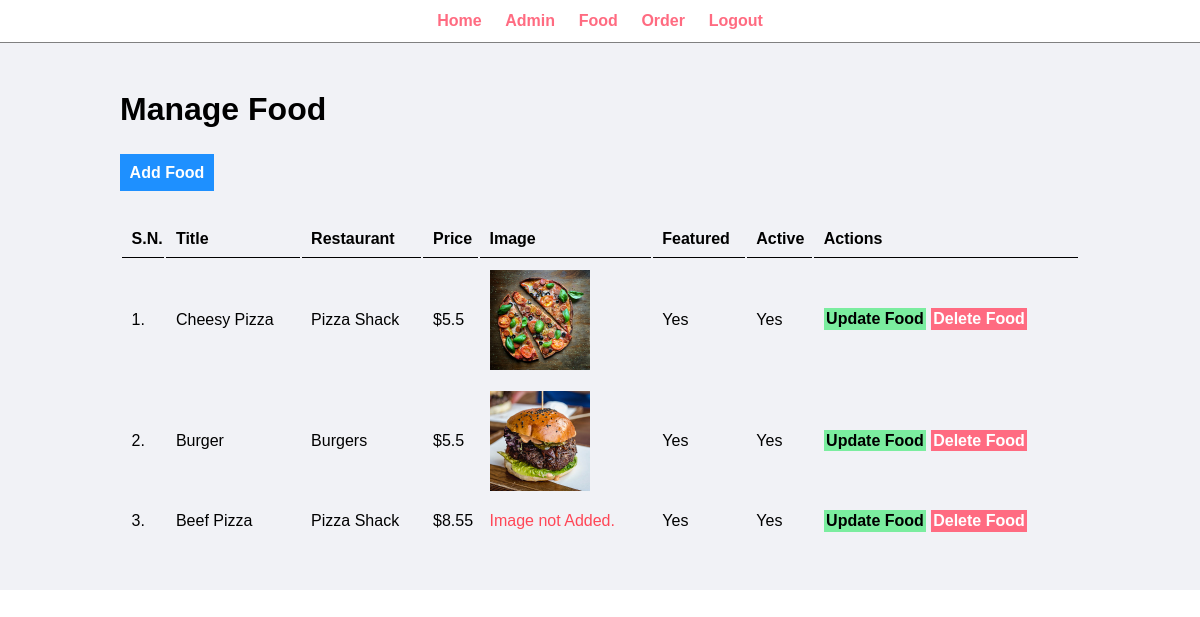
The page /FoodDelivery/admin/manage-food.php (signed in) on the database its author committed.
### tables this page shows
CREATE TABLE `food` (
  `FoodID` int(11) NOT NULL,
  `title` varchar(255) NOT NULL,
  `description` varchar(255) NOT NULL,
  `restaurant` varchar(255) NOT NULL,
  `price` float NOT NULL,
  `image_name` varchar(255) NOT NULL,
  `featured` varchar(255) NOT NULL,
  `active` varchar(255) NOT NULL
);

### FoodDelivery/admin/manage-food.php (the view, shortened to what this page needs)
<?php include('partials/menu.php'); ?>
<div class="main-content">
    <div class="wrapper">
        <h1>Manage Food</h1>
        <br /><br />
                <a href="add-food.php" class="btn-primary">Add Food</a>
                <br /><br /><br />
                <table class="tbl-full">
                    <tr>
                        <th>S.N.</th>
                        <th>Title</th>
                        <th>Restaurant</th>
                        <th>Price</th>
                        <th>Image</th>
                        <th>Featured</th>
                        <th>Active</th>
                        <th>Actions</th>
                    </tr>
                    <?php
                    $stmt = $conn->prepare("SELECT * FROM food");
                    $stmt->execute();
                    $result = $stmt->get_result();
                    if($result->num_rows > 0) {
                        $sn=1;
                        while($row = $result->fetch_assoc()) {
                                $id = $row['FoodID'];
                                $title = $row['title'];
                                $restaurant=$row['restaurant'];
                                $price = $row['price'];
                                $image_name = $row['image_name'];
                                $featured = $row['featured'];
                                $active = $row['active'];
                                ?>
                                <tr>
                                    <td><?php echo $sn++; ?>. </td>
                                    <td><?php echo $title; ?></td>
                                    <td><?php echo $restaurant; ?></td>
                                    <td>$<?php echo $price; ?></td>
                                    <td>
                                        <?php
                                            if($image_name=="")
                                            {
                                                echo "<div class='error'>Image not Added.</div>";
                                            }
                                            else
                                            {
                                                ?>
                                              <img src="../images/food/<?php echo $image_name; ?>" width="100px">
                                                <?php
                                            }
                                        ?>
                                    </td>
                                    <td><?php echo $featured; ?></td>
                                    <td><?php echo $active; ?></td>
                                    <td>
                                        <a href="update-food.php?id=<?php echo $id;?>" class="btn-secondary">Update Food</a>
                                        <a href="delete-food.php?id=<?php echo $id; ?> &image_name=<?php echo $image_name; ?>" class="btn-danger">Delete Food</a>
                                    </td>
                                </tr>
                                <?php
                            }
                        }
                        else
                        {
                            echo "<tr> <td colspan='7' class='error'> Food not Added Yet. </td> </tr>";
                        }
                    ?>
                </table>
    </div>
</div>

### FoodDelivery/admin/partials/menu.php (shortened to what this page needs)
<html>
    <head>
        <link rel="stylesheet" href="../css/admin.css">
    </head>
    <body>
        <div class="menu text-center">
            <div class="wrapper">
                <ul>
                    <li><a href="index.php">Home</a></li>
                    <li><a href="manageadmin.php">Admin</a></li>
                    <li><a href="manage-food.php">Food</a></li>
                    <li><a href="orders.php">Order</a></li>
                    <li><a href="logout.php">Logout</a></li>
                </ul>
            </div>
        </div>

### FoodDelivery/css/admin.css (style rules this page uses)
* { margin: 0; padding: 0; font-family: Arial, Helvetica, sans-serif; }
.wrapper { padding: 1%; width: 80%; margin: 0 auto; }
.text-center { text-align: center; }
.tbl-full { width: 100%; }
table tr th { border-bottom: 1px solid black; padding: 1%; text-align: left; }
table tr td { padding: 1%; }
.btn-primary { background-color: #1e90ff; padding: 1%; color: white; text-decoration: none; font-weight: bold; }
.btn-secondary { background-color: #7bed9f; padding: 1%; color: black; text-decoration: none; font-weight: bold; }
.btn-danger { background-color: #ff6b81; padding: 1%; color: white; text-decoration: none; font-weight: bold; }
.error { color: #ff4757; }
.menu { border-bottom: 1px solid grey; }
.menu ul { list-style-type: none; }
.menu ul li { display: inline; padding: 1%; }
.menu ul li a { text-decoration: none; font-weight: bold; color: #ff6b81; }
.main-content { background-color: #f1f2f6; padding: 3% 0; }

### rows shown on the page
food: title "Cheesy Pizza", restaurant "Pizza Shack", price "5.5", image_name (picture), featured "Yes", active "Yes"
food: title "Burger", restaurant "Burgers", price "5.5", image_name (picture), featured "Yes", active "Yes"
food: title "Beef Pizza", restaurant "Pizza Shack", price "8.55", image_name "Image not Added.", featured "Yes", active "Yes"
